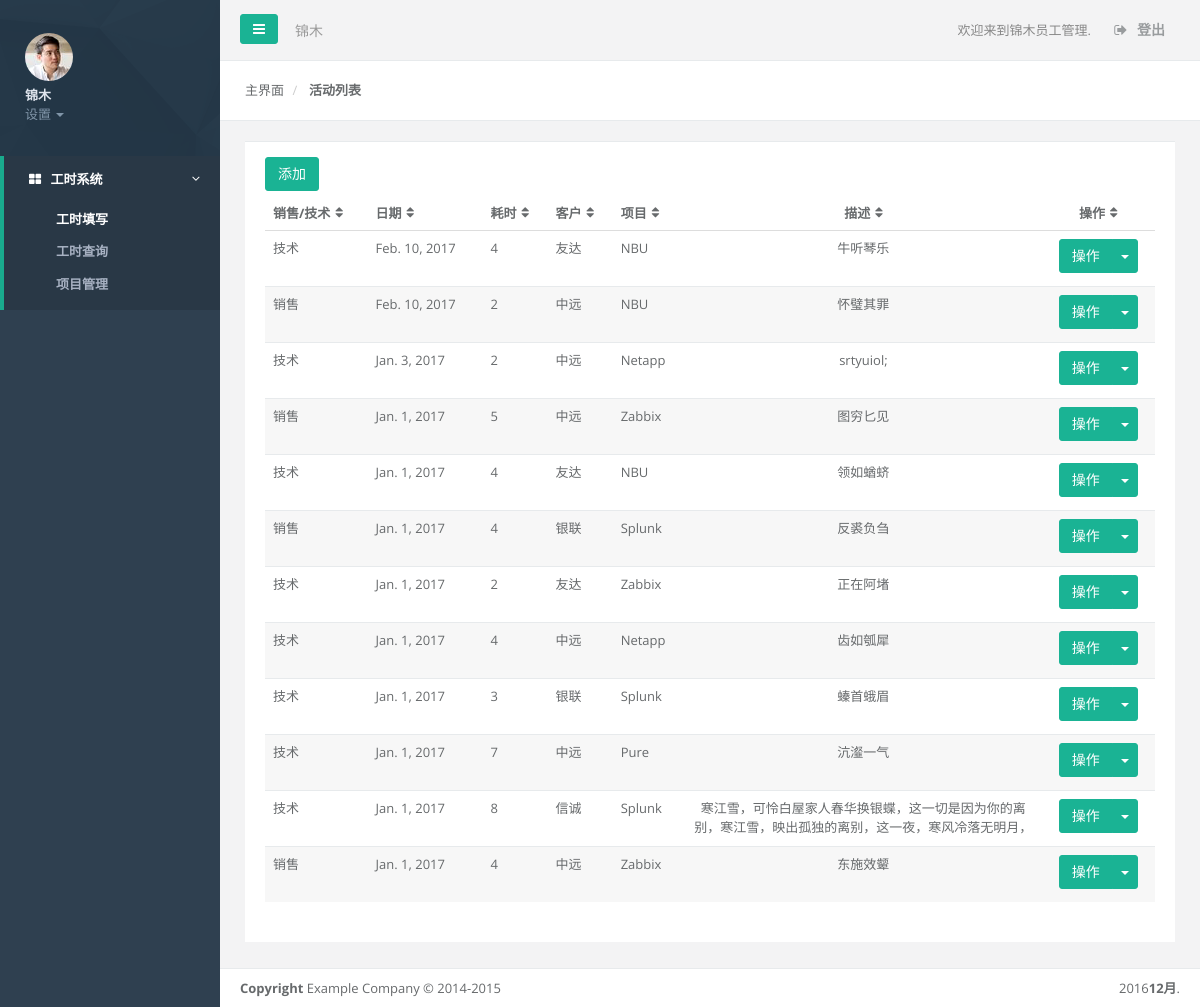
Page /activelist/index (signed in) on the earlier database version.
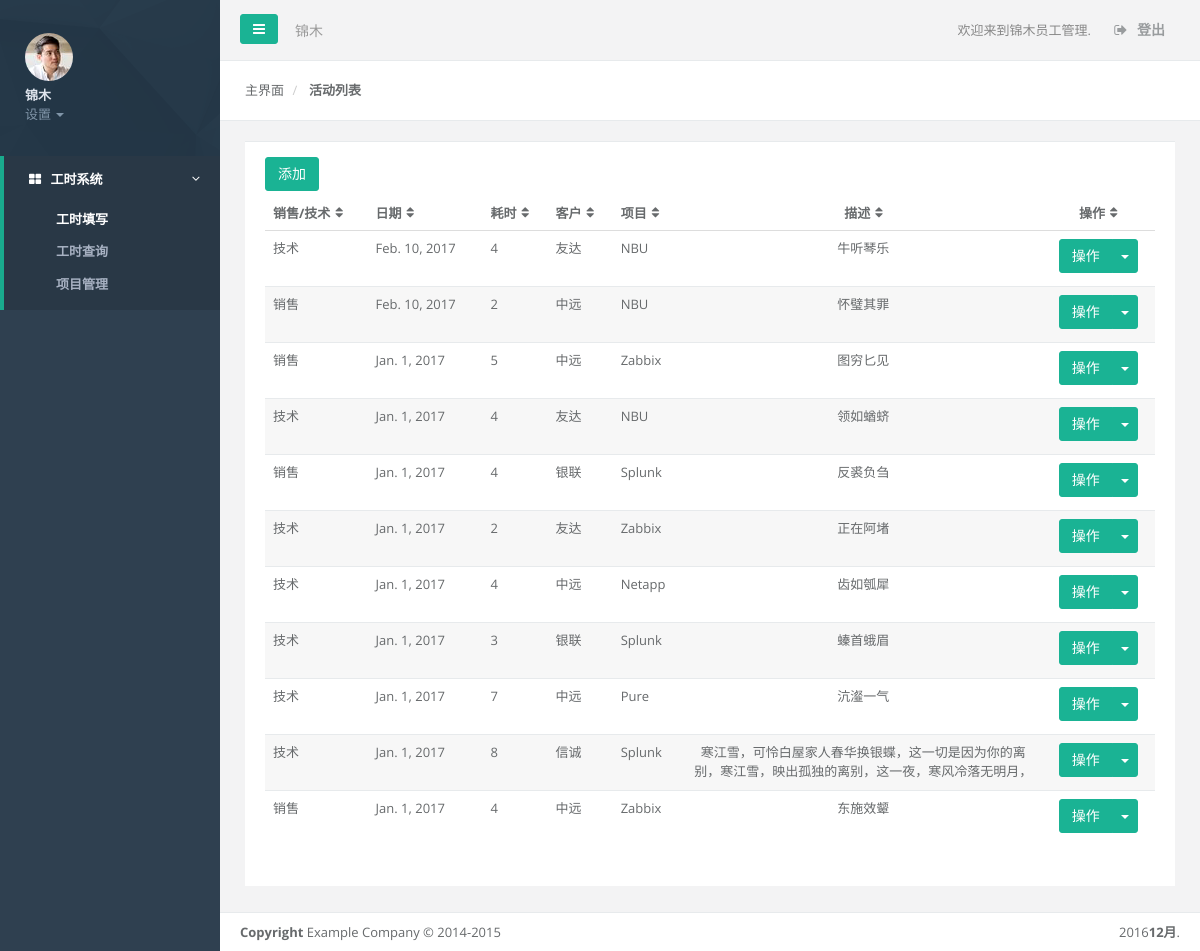
Same page on the later database version.
### activelist/models.py (models this page shows, shortened)
class Activelist(models.Model):
    ACT_TYPE = (
        ('per','Pre-Sales'),
        ('aft','After-Sales'),
    )
    utype = models.CharField(max_length=20,default='none',choices=ACT_TYPE)
    datetime = models.DateField()
    expendtime = models.IntegerField(max_length=50,default='none')
    client = models.ForeignKey('Client')
    project = models.ForeignKey('Project')
    detail = models.TextField()
    username = models.ForeignKey(User,on_delete=models.CASCADE)
    class Meta:
        ordering = ['-datetime']

class Client(models.Model):
    clientl = models.CharField(max_length=50,blank=True)
    def __unicode__(self):
        return self.clientl

class Project(models.Model):
    projectl = models.CharField(max_length=50,blank=True)
    def __unicode__(self):
        return self.projectl

### activelist/views.py (the view)
@login_required
def index(request):
	u = request.user
	activel = Activelist.objects.filter(username_id=u.id)[:50]
	return render(request,'activelist/index.html',{'activel':activel})

### activelist/templates/activelist/index.html (shortened to what this page needs)
<!DOCTYPE html>
<html>
<head>
    <link href="../../../static/css/bootstrap.min.css" rel="stylesheet">
    <link href="../../../static/font-awesome/css/font-awesome.css" rel="stylesheet">
    <link href="../../../static/css/plugins/dataTables/datatables.min.css" rel="stylesheet">
    <link href="../../../static/css/animate.css" rel="stylesheet">
    <link href="../../../static/css/style.css" rel="stylesheet">
    <link href="../../../static/css/plugins/footable/footable.core.css" rel="stylesheet">
    <link href="../../../static/css/plugins/datapicker/datepicker3.css" rel="stylesheet">
</head>
<body>
    <div id="wrapper">
    <nav class="navbar-default navbar-static-side" role="navigation">
        <div class="sidebar-collapse">
            <ul class="nav metismenu" id="side-menu">
                <li class="nav-header">
                    <div class="dropdown profile-element"> <span>
                              <img alt="image" class="img-circle" src="../../../static/img/profile_small.jpg" />
                             </span>
                        <a data-toggle="dropdown" class="dropdown-toggle" href="../../../static/table_data_tables.html#">
                            <span class="clear"> <span class="block m-t-xs"> <strong class="font-bold">锦木</strong>
                            </span> <span class="text-muted text-xs block">设置 <b class="caret"></b></span> </span> </a>
                    </div>
                </li>
                <li class="active">
                    <a href="./index.html"><i class="fa fa-th-large"></i> <span class="nav-label">工时系统</span> <span class="fa arrow"></span></a>
                    <ul class="nav nav-second-level">
                        <li class="active"><a href="{% url 'activelist:index' %}">工时填写</a></li>
                        <li><a href="{% url 'statement:index' %}">工时查询</a></li>
                        {% if user.is_superuser %}
                        <li><a href="{% url 'usermanagement:user' %}">项目管理</a></li>
                        {% endif %}
                    </ul>
                </li>
            </ul>
        </div>
    </nav>
        <div id="page-wrapper" class="gray-bg">
        <div class="row border-bottom">
        <nav class="navbar navbar-static-top" role="navigation" style="margin-bottom: 0">
        <div class="navbar-header">
            <a class="navbar-minimalize minimalize-styl-2 btn btn-primary " href="#"><i class="fa fa-bars"></i> </a>
            <form role="search" class="navbar-form-custom" action="search_results.html">
                <div class="form-group">
                    <input type="text" placeholder="锦木" class="form-control" name="top-search" id="top-search">
                </div>
            </form>
        </div>
            <ul class="nav navbar-top-links navbar-right">
                <li>
                    <span class="m-r-sm text-muted welcome-message">欢迎来到锦木员工管理.</span>
                </li>
                <li>
                    <a href="{% url 'logout' %}">
                        <i class="fa fa-sign-out"></i> 登出
                    </a>
                </li>
            </ul>
        </nav>
        </div>
            <div class="row wrapper border-bottom white-bg page-heading">
                <div class="col-lg-10">
                    <ol class="breadcrumb">
                        <li>
                            <a href="{% url 'activelist:index' %}">主界面</a>
                        </li>
                        <li class="active">
                            <strong>活动列表</strong>
                        </li>
                    </ol>
                </div>
            </div>
        <div class="wrapper wrapper-content animated fadeInRight">
            <div class="row">
            <div class="col-lg-12">
            <div class="ibox float-e-margins">
            <div class="ibox-content">
            <div class="">
            <a href="{% url 'activelist:add_active' %}" class="btn btn-primary ">添加</a>
            </div>
            <table class="footable table table-stripped toggle-arrow-tiny" data-page-size="15">
            <thead>
            <tr>
                <th data-hide="phone" >销售/技术</th>
                <th data-hide="phone" >日期</th>
                <th data-hide="phone" >耗时</th>
                <th data-hide="phone" >客户</th>
                <th data-hide="phone" >项目</th>
                <th data-hide="phone" class="text-center" style="width: 350px;">描述</th>
                <th class="text-center">操作</th>
            </tr>
            </thead>
            <tbody>
            {% for a in activel %}
            <tr>
                <td>{{ a.utype }}</td>
                <td>{{ a.datetime }}</td>
                <td>{{ a.expendtime }}</td>
                <td>{{ a.client }}</td>
                <td>{{ a.project }}</td>
                <td class="text-center"><div style="width:340px; height:35px; overflow:hidden; ">{{ a.detail }}</div></td>
                <td class="text-center">
                  <div class="btn-group" >
                      <button class="btn btn-primary" >操作</button>
                      <button data-toggle="dropdown" class="btn btn-primary dropdown-toggle"><span class="caret"></span></button>
                    </div>
                </td>
            </tr>
            {% endfor %}
            </tbody>
            </table>
            </div>
            </div>
            </div>
            </div>
        </div>
        <div class="footer">
            <div class="pull-right">
                2016<strong>12月</strong>.
            </div>
            <div>
                <strong>Copyright</strong> Example Company &copy; 2014-2015
            </div>
        </div>
        </div>
        </div>
</body>
</html>

Differences in the rows shown:
removed Activelist: utype "技术", datetime "Jan. 3, 2017", expendtime "2", client "中远", project "Netapp", detail "srtyuiol;"
